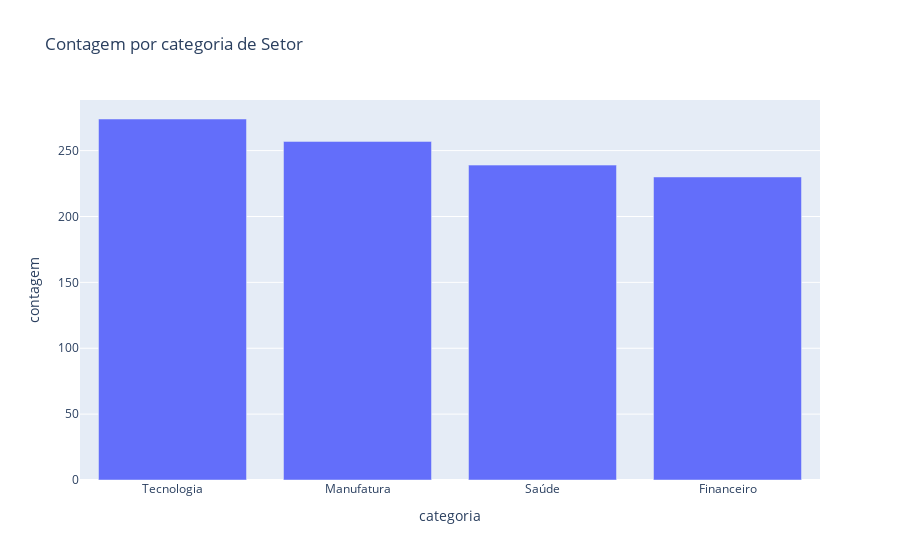
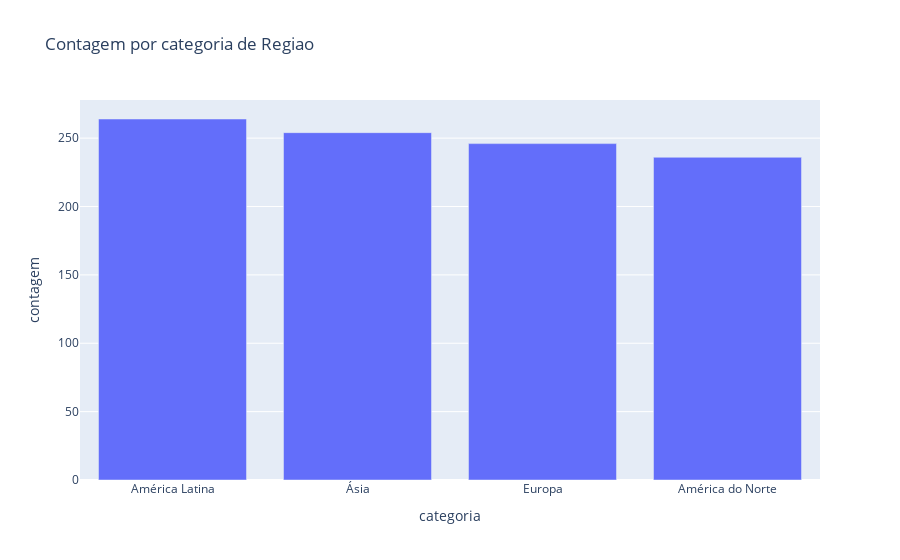
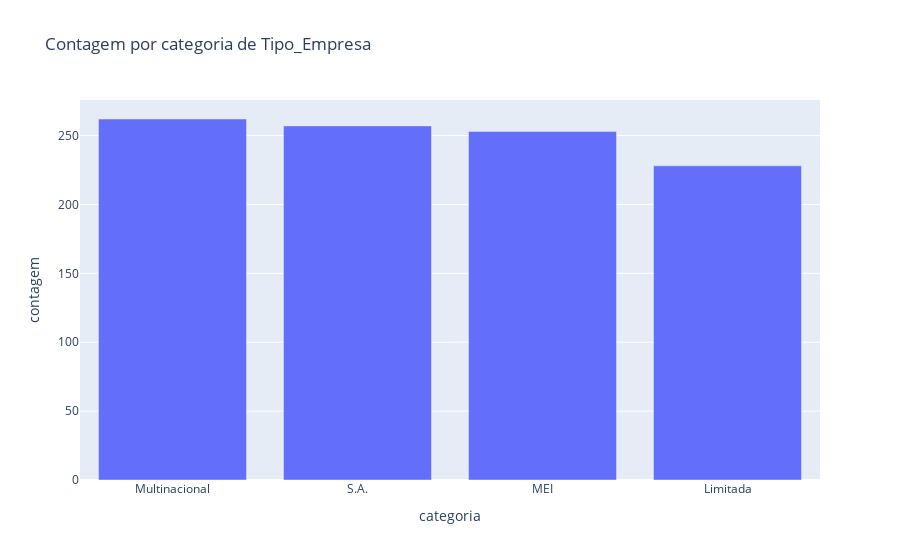
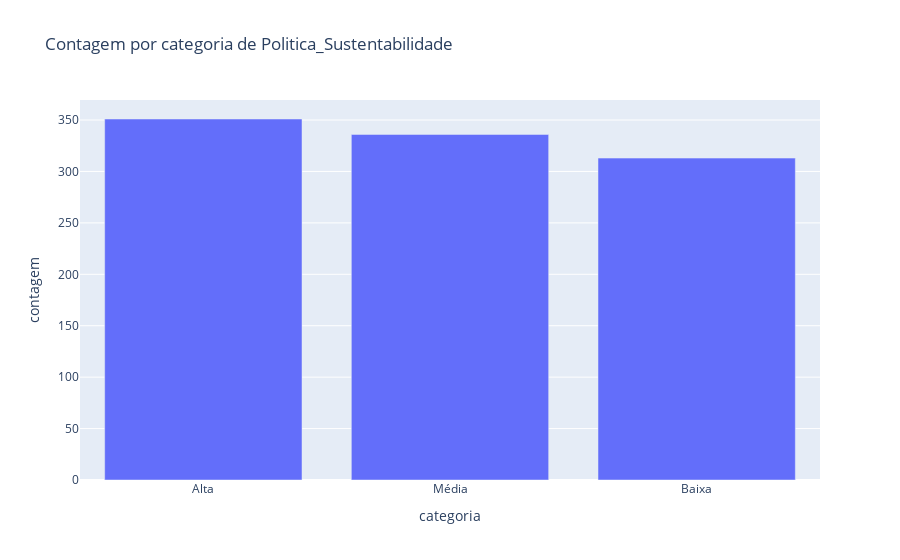

Notebook code cell kept with these figures, in order:
### Code cell
for col in categorical_features:
    df_count = df_empresas[col].value_counts().reset_index() 
    df_count.columns = ['categoria', 'contagem']
    fig = px.bar(df_count,
                 x='categoria',
                 y='contagem',
                 title=f'Contagem por categoria de {col}',
                 )
    fig.show()

### Figure 1 — Plotly figure (JSON) as saved in the notebook; plotly's stock layout.template omitted (floating-point values rounded to 4 significant figures)
{"data": [{"hovertemplate": "categoria=%{x}<br>contagem=%{y}<extra></extra>", "legendgroup": "", "marker": {"color": "#636efa", "pattern": {"shape": ""}}, "name": "", "orientation": "v", "showlegend": false, "textposition": "auto", "type": "bar", "x": ["Tecnologia", "Manufatura", "Saúde", "Financeiro"], "xaxis": "x", "y": [274, 257, 239, 230], "yaxis": "y"}], "layout": {"barmode": "relative", "legend": {"tracegroupgap": 0}, "title": {"text": "Contagem por categoria de Setor"}, "xaxis": {"anchor": "y", "domain": [0, 1], "title": {"text": "categoria"}}, "yaxis": {"anchor": "x", "domain": [0, 1], "title": {"text": "contagem"}}}}

### Figure 2 — Plotly figure (JSON) as saved in the notebook; plotly's stock layout.template omitted (floating-point values rounded to 4 significant figures)
{"data": [{"hovertemplate": "categoria=%{x}<br>contagem=%{y}<extra></extra>", "legendgroup": "", "marker": {"color": "#636efa", "pattern": {"shape": ""}}, "name": "", "orientation": "v", "showlegend": false, "textposition": "auto", "type": "bar", "x": ["América Latina", "Ásia", "Europa", "América do Norte"], "xaxis": "x", "y": [264, 254, 246, 236], "yaxis": "y"}], "layout": {"barmode": "relative", "legend": {"tracegroupgap": 0}, "title": {"text": "Contagem por categoria de Regiao"}, "xaxis": {"anchor": "y", "domain": [0, 1], "title": {"text": "categoria"}}, "yaxis": {"anchor": "x", "domain": [0, 1], "title": {"text": "contagem"}}}}

### Figure 3 — Plotly figure (JSON) as saved in the notebook; plotly's stock layout.template omitted (floating-point values rounded to 4 significant figures)
{"data": [{"hovertemplate": "categoria=%{x}<br>contagem=%{y}<extra></extra>", "legendgroup": "", "marker": {"color": "#636efa", "pattern": {"shape": ""}}, "name": "", "orientation": "v", "showlegend": false, "textposition": "auto", "type": "bar", "x": ["Multinacional", "S.A.", "MEI", "Limitada"], "xaxis": "x", "y": [262, 257, 253, 228], "yaxis": "y"}], "layout": {"barmode": "relative", "legend": {"tracegroupgap": 0}, "title": {"text": "Contagem por categoria de Tipo_Empresa"}, "xaxis": {"anchor": "y", "domain": [0, 1], "title": {"text": "categoria"}}, "yaxis": {"anchor": "x", "domain": [0, 1], "title": {"text": "contagem"}}}}

### Figure 4 — Plotly figure (JSON) as saved in the notebook; plotly's stock layout.template omitted (floating-point values rounded to 4 significant figures)
{"data": [{"hovertemplate": "categoria=%{x}<br>contagem=%{y}<extra></extra>", "legendgroup": "", "marker": {"color": "#636efa", "pattern": {"shape": ""}}, "name": "", "orientation": "v", "showlegend": false, "textposition": "auto", "type": "bar", "x": ["Alta", "Média", "Baixa"], "xaxis": "x", "y": [351, 336, 313], "yaxis": "y"}], "layout": {"barmode": "relative", "legend": {"tracegroupgap": 0}, "title": {"text": "Contagem por categoria de Politica_Sustentabilidade"}, "xaxis": {"anchor": "y", "domain": [0, 1], "title": {"text": "categoria"}}, "yaxis": {"anchor": "x", "domain": [0, 1], "title": {"text": "contagem"}}}}
